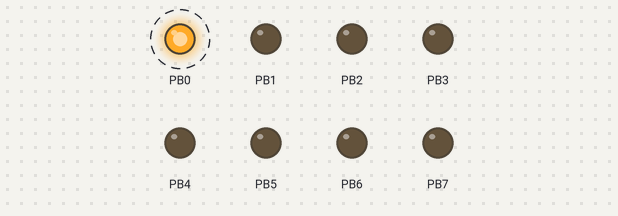
Bench run of a program on a simulated ATmega328P, built with avr-gcc and emulated at 8 MHz. Shown: output pins drawn as LEDs (lit = HIGH). Dashed ring = blinking.

Above: at 0.09 s.
Timing chart, 0 to 3.0 s (numbered marks = the images above):
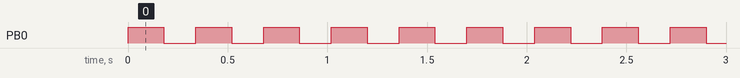

Measured:
- by itself, PB0: alternates HIGH for 0.18 s and LOW for 0.16 s

The program:

main.c
```c
/*
 * motorControllingWithMicro.c
 *
 * Created: 11/16/2017 3:44:56 PM
 * Author : Prothomrobi
 */

#define F_CPU 8000000UL
#include <avr/io.h>
#include <util/delay.h>


int main(void)
{
    /* Replace with your application code */
	DDRB=0xff;
    while (1)
    {
		PORTB=0b00000001;
		_delay_ms(180);
		PORTB=0x00;
		_delay_ms(160);
    }
}
```
